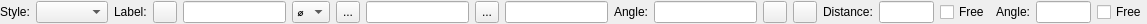
<?xml version="1.0" encoding="UTF-8"?>
<ui version="4.0">
 <class>Ui_DimOptions</class>
 <widget class="QWidget" name="Ui_DimOptions">
  <property name="geometry">
   <rect>
    <x>0</x>
    <y>0</y>
    <width>1147</width>
    <height>24</height>
   </rect>
  </property>
  <property name="sizePolicy">
   <sizepolicy hsizetype="Maximum" vsizetype="Preferred">
    <horstretch>0</horstretch>
    <verstretch>0</verstretch>
   </sizepolicy>
  </property>
  <property name="minimumSize">
   <size>
    <width>420</width>
    <height>22</height>
   </size>
  </property>
  <property name="maximumSize">
   <size>
    <width>16777215</width>
    <height>16777215</height>
   </size>
  </property>
  <property name="windowTitle">
   <string>Dimension Options</string>
  </property>
  <layout class="QHBoxLayout" name="horizontalLayout">
   <property name="leftMargin">
    <number>0</number>
   </property>
   <property name="topMargin">
    <number>1</number>
   </property>
   <property name="rightMargin">
    <number>0</number>
   </property>
   <property name="bottomMargin">
    <number>1</number>
   </property>
   <item>
    <widget class="QLabel" name="lblStyle">
     <property name="text">
      <string>Style:</string>
     </property>
    </widget>
   </item>
   <item>
    <widget class="QComboBox" name="cbStyle">
     <property name="toolTip">
      <string>Dimension style</string>
     </property>
    </widget>
   </item>
   <item>
    <widget class="QLabel" name="lLabel">
     <property name="sizePolicy">
      <sizepolicy hsizetype="Fixed" vsizetype="Preferred">
       <horstretch>0</horstretch>
       <verstretch>0</verstretch>
      </sizepolicy>
     </property>
     <property name="frameShape">
      <enum>QFrame::NoFrame</enum>
     </property>
     <property name="frameShadow">
      <enum>QFrame::Plain</enum>
     </property>
     <property name="text">
      <string>Label:</string>
     </property>
     <property name="wordWrap">
      <bool>false</bool>
     </property>
    </widget>
   </item>
   <item>
    <widget class="QToolButton" name="bDiameter">
     <property name="sizePolicy">
      <sizepolicy hsizetype="Minimum" vsizetype="Preferred">
       <horstretch>0</horstretch>
       <verstretch>0</verstretch>
      </sizepolicy>
     </property>
     <property name="toolTip">
      <string>Prefix character</string>
     </property>
     <property name="text">
      <string/>
     </property>
     <property name="icon">
      <iconset resource="../../../../res/icons/icons.qrc">
       <normaloff>:/icons/char_diameter.lci</normaloff>:/icons/char_diameter.lci</iconset>
     </property>
     <property name="checkable">
      <bool>true</bool>
     </property>
    </widget>
   </item>
   <item>
    <widget class="QLineEdit" name="leLabel">
     <property name="sizePolicy">
      <sizepolicy hsizetype="Preferred" vsizetype="Fixed">
       <horstretch>0</horstretch>
       <verstretch>0</verstretch>
      </sizepolicy>
     </property>
     <property name="toolTip">
      <string>User-specified dimension's label. Enter value or either &quot;&lt;&gt;&quot; or just leave empty for automatic measurement.</string>
     </property>
    </widget>
   </item>
   <item>
    <widget class="QComboBox" name="cbSymbol">
     <property name="sizePolicy">
      <sizepolicy hsizetype="MinimumExpanding" vsizetype="Preferred">
       <horstretch>0</horstretch>
       <verstretch>0</verstretch>
      </sizepolicy>
     </property>
     <property name="toolTip">
      <string>Suffix symbol</string>
     </property>
     <item>
      <property name="text">
       <string>⌀</string>
      </property>
     </item>
     <item>
      <property name="text">
       <string>°</string>
      </property>
     </item>
     <item>
      <property name="text">
       <string>±</string>
      </property>
     </item>
     <item>
      <property name="text">
       <string>π</string>
      </property>
     </item>
     <item>
      <property name="text">
       <string>×</string>
      </property>
     </item>
     <item>
      <property name="text">
       <string>÷</string>
      </property>
     </item>
    </widget>
   </item>
   <item>
    <widget class="QToolButton" name="toolButton">
     <property name="sizePolicy">
      <sizepolicy hsizetype="Fixed" vsizetype="Preferred">
       <horstretch>0</horstretch>
       <verstretch>0</verstretch>
      </sizepolicy>
     </property>
     <property name="text">
      <string>...</string>
     </property>
     <property name="icon">
      <iconset resource="../../../../res/icons/icons.qrc">
       <normaloff>:/icons/tolerance1.lci</normaloff>:/icons/tolerance1.lci</iconset>
     </property>
    </widget>
   </item>
   <item>
    <widget class="QLineEdit" name="leTol1">
     <property name="sizePolicy">
      <sizepolicy hsizetype="Preferred" vsizetype="Fixed">
       <horstretch>0</horstretch>
       <verstretch>0</verstretch>
      </sizepolicy>
     </property>
     <property name="toolTip">
      <string>Tolerance - Upper Limit</string>
     </property>
    </widget>
   </item>
   <item>
    <widget class="QToolButton" name="toolButton_2">
     <property name="sizePolicy">
      <sizepolicy hsizetype="Fixed" vsizetype="Preferred">
       <horstretch>0</horstretch>
       <verstretch>0</verstretch>
      </sizepolicy>
     </property>
     <property name="text">
      <string>...</string>
     </property>
     <property name="icon">
      <iconset resource="../../../../res/icons/icons.qrc">
       <normaloff>:/icons/tolerance2.lci</normaloff>:/icons/tolerance2.lci</iconset>
     </property>
    </widget>
   </item>
   <item>
    <widget class="QLineEdit" name="leTol2">
     <property name="sizePolicy">
      <sizepolicy hsizetype="Preferred" vsizetype="Fixed">
       <horstretch>0</horstretch>
       <verstretch>0</verstretch>
      </sizepolicy>
     </property>
     <property name="toolTip">
      <string>Tolerance - Lower Limit</string>
     </property>
    </widget>
   </item>
   <item>
    <widget class="QLabel" name="lAngle">
     <property name="sizePolicy">
      <sizepolicy hsizetype="Fixed" vsizetype="Preferred">
       <horstretch>0</horstretch>
       <verstretch>0</verstretch>
      </sizepolicy>
     </property>
     <property name="minimumSize">
      <size>
       <width>0</width>
       <height>19</height>
      </size>
     </property>
     <property name="frameShape">
      <enum>QFrame::NoFrame</enum>
     </property>
     <property name="frameShadow">
      <enum>QFrame::Plain</enum>
     </property>
     <property name="text">
      <string>Angle:</string>
     </property>
     <property name="wordWrap">
      <bool>false</bool>
     </property>
    </widget>
   </item>
   <item>
    <widget class="QLineEdit" name="leAngle">
     <property name="sizePolicy">
      <sizepolicy hsizetype="Preferred" vsizetype="Fixed">
       <horstretch>0</horstretch>
       <verstretch>0</verstretch>
      </sizepolicy>
     </property>
     <property name="minimumSize">
      <size>
       <width>0</width>
       <height>19</height>
      </size>
     </property>
     <property name="toolTip">
      <string>Dimension angle</string>
     </property>
     <property name="text">
      <string/>
     </property>
    </widget>
   </item>
   <item>
    <widget class="QToolButton" name="bHor">
     <property name="sizePolicy">
      <sizepolicy hsizetype="Fixed" vsizetype="Preferred">
       <horstretch>0</horstretch>
       <verstretch>0</verstretch>
      </sizepolicy>
     </property>
     <property name="minimumSize">
      <size>
       <width>0</width>
       <height>19</height>
      </size>
     </property>
     <property name="toolTip">
      <string>Horizontal Dimension</string>
     </property>
     <property name="text">
      <string/>
     </property>
     <property name="icon">
      <iconset resource="../../../../res/icons/icons.qrc">
       <normaloff>:/icons/dim_horizontal.lci</normaloff>:/icons/dim_horizontal.lci</iconset>
     </property>
     <property name="checkable">
      <bool>true</bool>
     </property>
    </widget>
   </item>
   <item>
    <widget class="QToolButton" name="bVer">
     <property name="sizePolicy">
      <sizepolicy hsizetype="Fixed" vsizetype="Preferred">
       <horstretch>0</horstretch>
       <verstretch>0</verstretch>
      </sizepolicy>
     </property>
     <property name="minimumSize">
      <size>
       <width>0</width>
       <height>19</height>
      </size>
     </property>
     <property name="toolTip">
      <string>Vertical Dimension</string>
     </property>
     <property name="text">
      <string/>
     </property>
     <property name="icon">
      <iconset resource="../../../../res/icons/icons.qrc">
       <normaloff>:/icons/dim_vertical.lci</normaloff>:/icons/dim_vertical.lci</iconset>
     </property>
     <property name="checkable">
      <bool>true</bool>
     </property>
    </widget>
   </item>
   <item>
    <widget class="QLabel" name="lblBaselineDistance">
     <property name="text">
      <string>Distance:</string>
     </property>
    </widget>
   </item>
   <item>
    <widget class="QLineEdit" name="leBaselineDistance">
     <property name="maximumSize">
      <size>
       <width>60</width>
       <height>16777215</height>
      </size>
     </property>
     <property name="toolTip">
      <string>Distance between dimensions in baseline</string>
     </property>
    </widget>
   </item>
   <item>
    <widget class="QCheckBox" name="cbFreeBaselineDistance">
     <property name="toolTip">
      <string>If checked, distance between dimenions is defined by mouse</string>
     </property>
     <property name="text">
      <string>Free</string>
     </property>
    </widget>
   </item>
   <item>
    <widget class="QLabel" name="lblAngleCircle">
     <property name="text">
      <string>Angle:</string>
     </property>
    </widget>
   </item>
   <item>
    <widget class="QLineEdit" name="leAngleCircle">
     <property name="maximumSize">
      <size>
       <width>60</width>
       <height>16777215</height>
      </size>
     </property>
     <property name="toolTip">
      <string>Angle for dimension</string>
     </property>
    </widget>
   </item>
   <item>
    <widget class="QCheckBox" name="cbAngleCircleFree">
     <property name="toolTip">
      <string>If checked, angle for dimension is defined by mouse</string>
     </property>
     <property name="text">
      <string>Free</string>
     </property>
    </widget>
   </item>
   <item>
    <spacer name="horizontalSpacer">
     <property name="orientation">
      <enum>Qt::Horizontal</enum>
     </property>
     <property name="sizeHint" stdset="0">
      <size>
       <width>0</width>
       <height>20</height>
      </size>
     </property>
    </spacer>
   </item>
  </layout>
 </widget>
 <layoutdefault spacing="6" margin="11"/>
 <resources>
  <include location="../../../../res/icons/icons.qrc"/>
 </resources>
 <connections/>
 <slots>
  <slot>updateLabel()</slot>
  <slot>insertSign(QString)</slot>
 </slots>
</ui>
